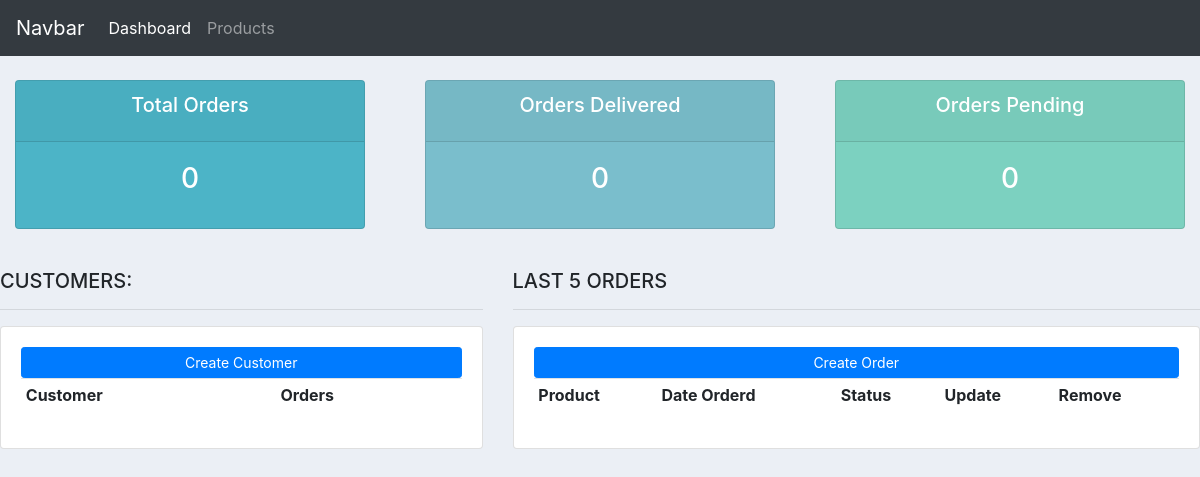
Before: / with the older database file.
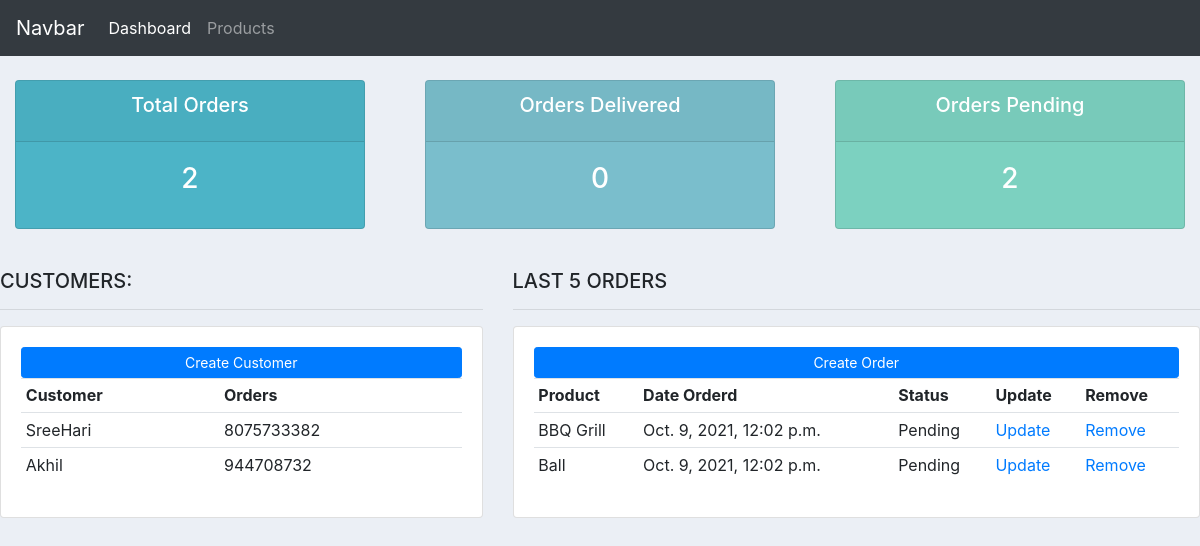
After: the same page with the newer database file.
### accounts/models.py (models this page shows, shortened)
class Customer(models.Model):
    name = models.CharField(max_length=200, null=True)
    phone = models.CharField(max_length=200, null=True)
    email = models.CharField(max_length=200, null=True)
    date_created = models.DateTimeField(auto_now_add=True, null=True)

class Order(models.Model):
    STATUS = (
			   ('Pending', 'Pending'),
			   ('Out for delivery', 'Out for delivery'),
			   ('Delivered', 'Delivered'),
			)
    customer = models.ForeignKey(Customer, null=True, on_delete= models.SET_NULL)
    product = models.ForeignKey(Product, null=True, on_delete= models.SET_NULL)
    date_created = models.DateTimeField(auto_now_add=True, null=True)
    status = models.CharField(max_length=200, null=True, choices=STATUS)

class Product (models.Model):
    CATEGORY = (
        ('Indoor', 'Indoor'),
        ('Out Door', 'Out Door'),
    )
    name = models.CharField(max_length=200, null=True)
    price = models.FloatField(null=True)
    category = models.CharField(max_length=200, null=True, choices=CATEGORY)
    description = models.CharField(max_length=200, null=True, blank=True)
    date_created = models.DateTimeField(auto_now_add=True, null=True)
    tags = models.ManyToManyField(Tag)
    def __str__(self):
        return self.name

### accounts/views.py (the view)
# urls.py: path('', home, name="home"),
def home(request):
    orders = Order.objects.all()
    customers = Customer.objects.all()
    total_orders = orders.count()
    delivered = orders.filter(status='Delivered').count()
    pending = orders.filter(status='Pending').count()
    context = {'customers':customers, 'orders':orders, 'total_orders':total_orders, 'delivered': delivered, 'pending':pending}
    return render(request, "accounts/home.html", context)

### accounts/templates/accounts/home.html
{% extends 'accounts/main.html' %}
{% block content %}
{%  include 'accounts/status.html' %}
<br>
<div class="row">
	<div class="col-md-5">
		<h5>CUSTOMERS:</h5>
		<hr>
		<div class="card card-body">
			<a class="btn btn-primary  btn-sm btn-block" href="">Create Customer</a>
			<table class="table table-sm">
				<tr>
					<th>Customer</th>
					<th>Orders</th>
				</tr>
				{% for customer in customers  %}
					<tr>
						<td>{{customer.name}}</td>
						<td>{{customer.phone}}</td>
					</tr>
				{% endfor %}
			</table>
		</div>
	</div>
	<div class="col-md-7">
		<h5>LAST 5 ORDERS</h5>
		<hr>
		<div class="card card-body">
			<a class="btn btn-primary  btn-sm btn-block" href="">Create Order</a>
			<table class="table table-sm">
				<tr>
					<th>Product</th>
					<th>Date Orderd</th>
					<th>Status</th>
					<th>Update</th>
					<th>Remove</th>
				</tr>
				{% for order in orders %}
					<tr>
						<td>{{order.product}}</td>
						<td>{{order.date_created}}</td>
						<td>{{order.status}}</td>
						<td><a href="">Update</a></td>
						<td><a href="">Remove</a></td>
					</tr>
				{% endfor %}
			</table>
		</div>
	</div>
</div>
{% endblock content %}

### accounts/templates/accounts/main.html (shortened to what this page needs)
{% load static %}
<!DOCTYPE html>
<html lang="en">
<head>
    <link rel="stylesheet" href="https://stackpath.bootstrapcdn.com/bootstrap/4.3.1/css/bootstrap.min.css">
    <link rel="stylesheet" href="{% static 'css/main.css' %}">
</head>
<body>
    {% include 'accounts/navbar.html' %}
    {% block content %}
    {% endblock content %}
</body>
</html>

### accounts/templates/accounts/navbar.html (shortened to what this page needs)
<nav class="navbar navbar-expand-sm navbar-dark bg-dark">
    <a class="navbar-brand" href="#">Navbar</a>
    <div class="collapse navbar-collapse" id="collapsibleNavId">
        <ul class="navbar-nav mr-auto mt-2 mt-lg-0">
            <li class="nav-item active">
                <a class="nav-link" href="#">Dashboard</a>
            </li>
            <li class="nav-item">
                <a class="nav-link" href="#">Products</a>
            </li>
        </ul>
    </div>
</nav>

### accounts/templates/accounts/status.html
<br>
<div class="row">
    <div class="col">
        <div class="col-md">
            <div class="card text-center text-white  mb-3" id="total-orders">
                <div class="card-header">
                    <h5 class="card-title">Total Orders</h5>
                </div>
                <div class="card-body">
                    <h3 class="card-title">{{total_orders}}</h3>
                </div>
            </div>
        </div>
    </div>
    <div class="col">
        <div class="col-md">
            <div class="card text-center text-white  mb-3" id="orders-delivered">
                <div class="card-header">
                    <h5 class="card-title">Orders Delivered</h5>
                </div>
                <div class="card-body">
                    <h3 class="card-title">{{delivered}}</h3>
                </div>
            </div>
        </div>
    </div>
    <div class="col">
        <div class="col-md">
            <div class="card text-center text-white  mb-3" id="orders-pending">
                <div class="card-header">
                    <h5 class="card-title">Orders Pending</h5>
                </div>
                <div class="card-body">
                    <h3 class="card-title">{{pending}}</h3>
                </div>
            </div>
        </div>
    </div>
</div>

### static/css/main.css (style rules this page uses)
body { background-color: #ebeff5; }
#total-orders { background-color: #4cb4c7; }
#orders-delivered { background-color: #7abecc; }
#orders-pending { background-color: #7CD1C0; }

Changed rows visible on the page:
added Customer: name "SreeHari", phone "8075733382"
added Customer: name "Akhil", phone "944708732"
added Order: product "BBQ Grill", date_created "Oct. 9, 2021, 12:02 p.m.", status "Pending"
added Order: product "Ball", date_created "Oct. 9, 2021, 12:02 p.m.", status "Pending"
Other visible differences:
{{ total_orders }}: "0" → "2"
{{ pending }}: "0" → "2"
